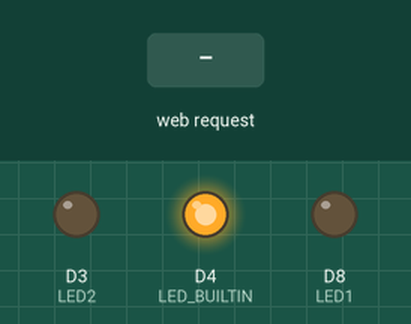
The sketch below on a simulated ESP8266 (NodeMCU). Parts: output pins drawn as LEDs (lit = HIGH, except the on-board LED, lit = LOW). The inputs (shaded band) are chosen by the test bench. WiFi joins after 1.5 s; servers stay silent unless stated; what the sketch prints to the serial monitor is not drawn.

Above: at 2.7 s.
2.8 s: HTTP request GET /LED1ON received
At 4.0 s:
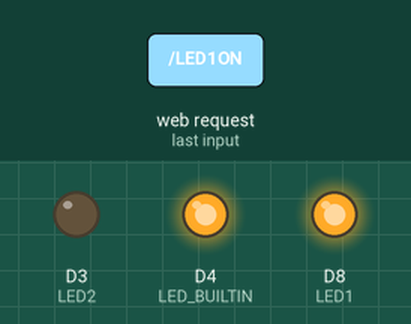
4.3 s: HTTP request GET /LED2ON received
At 5.2 s:
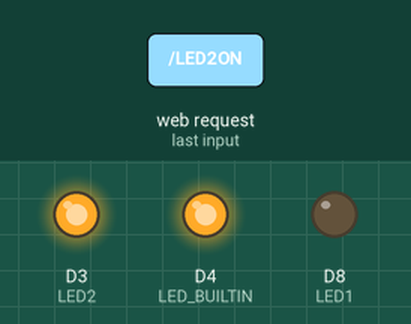
Timing chart, 0 to 7.3 s (numbered marks = the images above; inputs shaded):
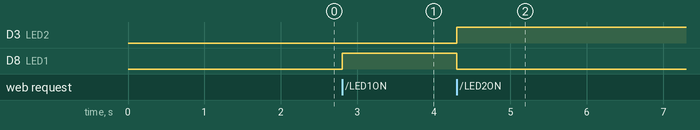

The sketch:

posttest1.ino
```cpp
#include <ESP8266WiFi.h>
#include <ESP8266WebServer.h>

#define LED1 D8  // Pemilihan Pin D0
#define LED2 D3   // Pemilihan Pin D1

const char* ssid = "hrsna";       // Nama SSID AP/Hotspot
const char* password = "inimanusia";    // Password Wifi

ESP8266WebServer server(80);      //Menyatakan Webserver pada port 80
String webpage;

void setup() {  //Pengaturan Pin
  Serial.begin(115200);
  delay(10);

  pinMode(LED1, OUTPUT);
  pinMode(LED2, OUTPUT);
  pinMode(LED_BUILTIN, OUTPUT);

  // Connect ke WiFi
  Serial.println();
  Serial.print("Configuring access point...");

  // Mengatur WiFi
  WiFi.mode(WIFI_STA);                      // Mode Station
  // WiFi.mode(WIFI_AP);                      // Mode AP
  WiFi.begin(ssid, password);               // Mencocokan SSID dan Password

  while (WiFi.status() != WL_CONNECTED) {
    delay(500);
    Serial.print(".");
  }

  // Print status Connect
  Serial.println("IP address: ");
  Serial.println(WiFi.localIP());
  // Serial.println(WiFi.softAPIP());

  digitalWrite(LED1, LOW);
  digitalWrite(LED2, LOW);
  digitalWrite(LED_BUILTIN, LOW);

  // Isi dari Webpage
  webpage += "<h1> Web Control LED ESP8266</h1>";
  webpage += "LED 1 : ";
  webpage += "<a href=\"LED1ON\"\"><button>ON</button></a><br>";
  webpage += "LED 2 : ";
  webpage += "<a href=\"LED2ON\"\"><button>ON</button></a>";

  // Membuat file webpage
  server.on("/", []() {
    server.send(200, "text/html", webpage);
  });

  // Bagian ini untuk merespon perintah yang masuk
  server.on("/LED1ON", []() {
    server.send(200, "text/html", webpage);
    digitalWrite(LED1, HIGH);
    digitalWrite(LED2, LOW);
  });
  server.on("/LED2ON", []() {
    server.send(200, "text/html", webpage);
    digitalWrite(LED2, HIGH);
    digitalWrite(LED1, LOW);
  });

  server.begin();
  Serial.println("Server dijalankan");
}

void loop() {
  server.handleClient(); //Perulangan Program
}
```

Measured:
- after the input at 2.8 s, D8 (LED1): LOW → HIGH at once
- after the input at 4.3 s, D3 (LED2): LOW → HIGH at once; D8 (LED1): HIGH → LOW at once
